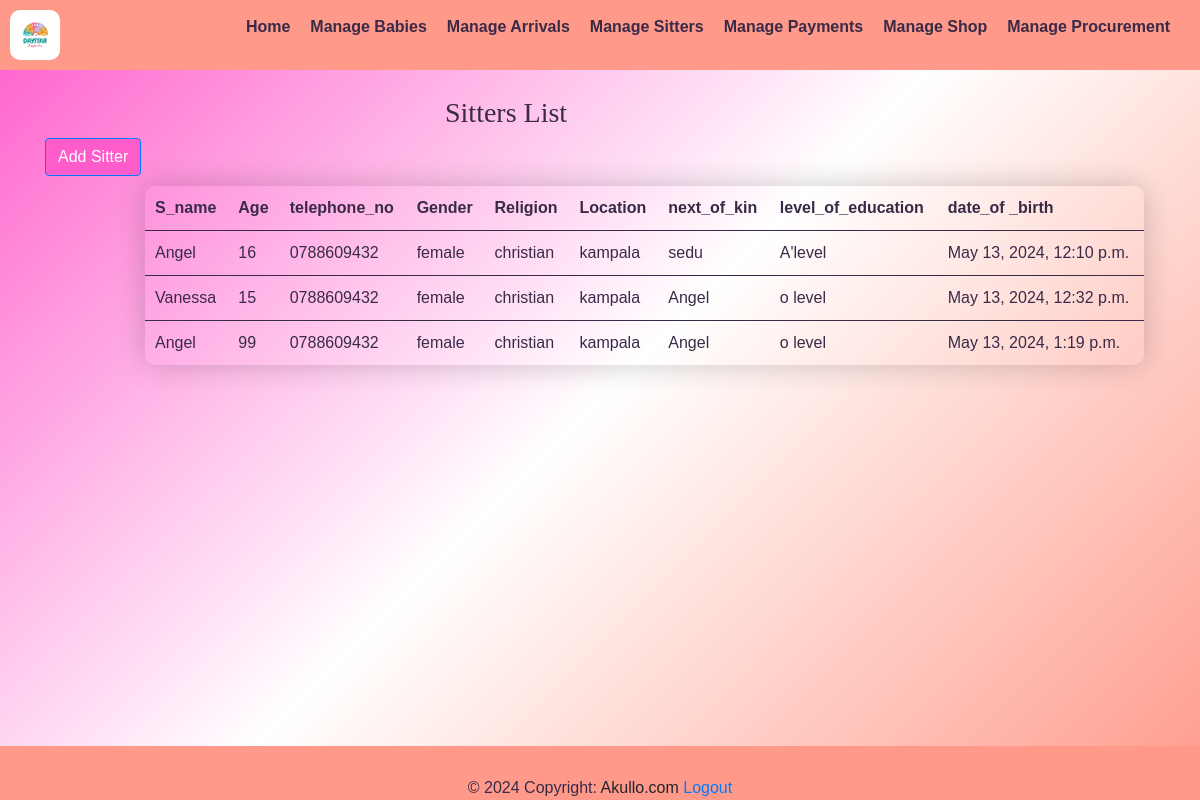
Page /baby_list/sitters_list.html (signed in) on the earlier database version.
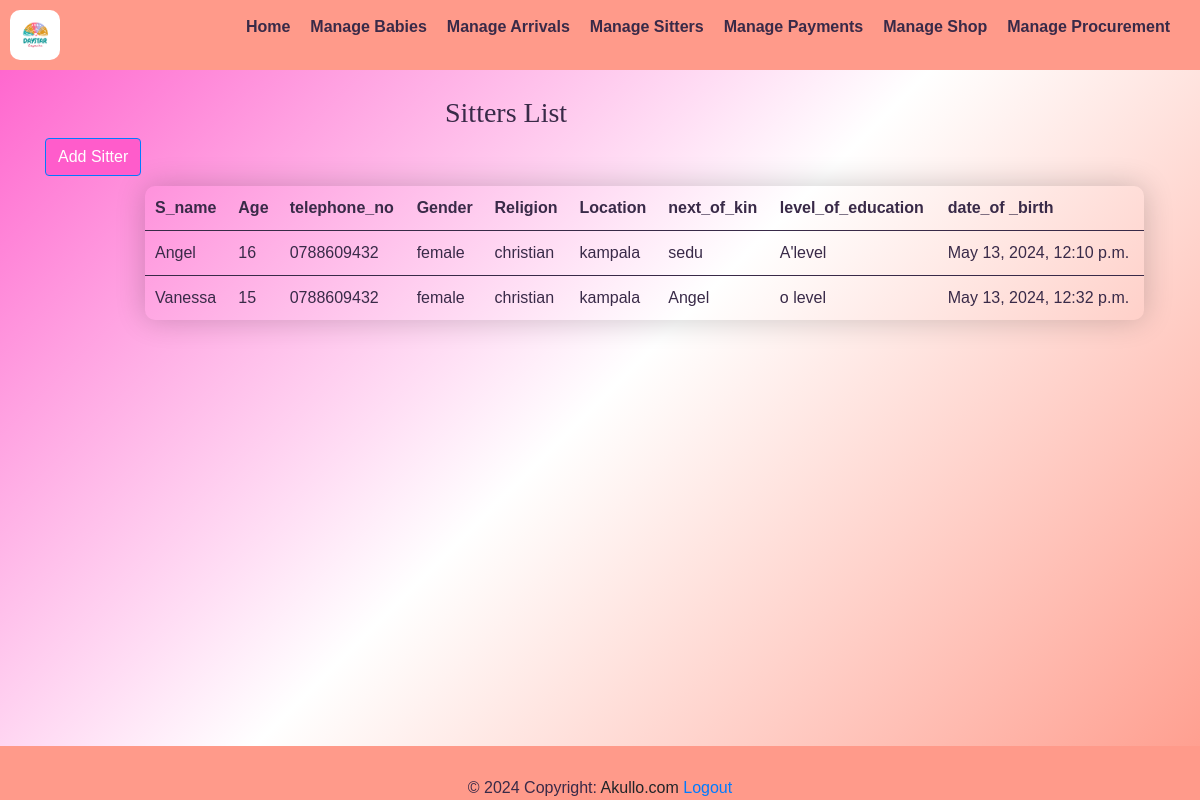
Same page on the later database version.
### yariapp/models.py (models this page shows, shortened)
class Sittersform(models.Model):
    c_stay = models.ForeignKey(CategoryStay,on_delete = models.CASCADE,null=True)
    sitter_name = models.CharField(max_length=200,null=True)
    age = models.IntegerField( default = 0)
    telephone_no = models.CharField(max_length=50,null=True )
    gender = models.CharField( max_length=100, null=True)
    religion = models.CharField( max_length=100, null = True,blank = True )
    location = models.CharField(max_length=50, null =True)
    next_of_kin = models.CharField(max_length=200,null=True)
    level_of_education = models.CharField(max_length=50 ,null=True)
    date_of_birth =models.DateField(auto_now_add=True)

### yariapp/views.py (the view)
# urls.py: path('baby_list/sitters_list.html', views.sitters_list, name='sitters_list'),
@login_required
def sitters_list(request):
   sitters =Sittersform.objects.all()
   return render(request, 'sitters_list.html', {'sitters': sitters})

### yariapp/templates/sitters_list.html (shortened to what this page needs)
{% extends 'base.html' %}
{% load static %}
{% block content %}
<div class="navbar">
    <img src="{% static 'images/logo.png' %}" alt="Logo" style="width: 50px; height: auto;border-radius: 10px;">
  <ul class="nav-links">
      <li><a href="{% url 'home' %}"><strong>Home</strong></a></li>
      <li><a href="{% url 'baby_list' %}"><strong>Manage Babies</strong></a></li>
      <li class="dropdown">
        <a href="#" class="dropbtn"><strong>Manage Arrivals</strong></a>
      <li><a href="{% url 'sitters_list' %}"><strong>Manage Sitters</strong></a></li>
      <li class="dropdown">
            <a href="#"><strong>Manage Payments</strong></a>
      <li><a href="{% url 'shop_list' %}"><strong>Manage Shop</strong></a></li>
      <li><a href="{% url 'pro_list' %}"><strong>Manage Procurement</strong></a></li>
  </ul>
  </div>
    <div class="container">
        <table class="table table-striped">
            <table class="styled-table">
              <h3 style="font-family: 'Times New Roman', Times, serif;padding-left: 400px;">Sitters List</h3>
              <div class="add-sitter-button">
                <a href="{% url 'sitters' %}" class="btn btn-primary" style="background-color: #FF5CCB;">Add Sitter</a>
            </div>
                <thead>
                  <tr> <th scope="col">S_name</th>
                    <th scope="col">Age</th>
                    <th scope="col">telephone_no</th>
                    <th scope="col">Gender</th>
                    <th scope="col">Religion</th>
                    <th scope="col">Location</th>
                    <th scope="col">next_of_kin</th>
                    <th scope="col">level_of_education</th>
                    <th scope="col">date_of _birth</th>
                  </tr>
                </thead>
                <tbody>
                  {% for mom in sitters %}
                    <tr>
                      <td>{{ mom.sitter_name }}</td>
                      <td>{{ mom.age }}</td>
                      <td>{{ mom.telephone_no }}</td>
                      <td>{{ mom.gender }}</td>
                      <td>{{ mom.religion }}</td>
                      <td>{{ mom.location }}</td>
                      <td>{{ mom.next_of_kin}}</td>
                      <td>{{ mom.level_of_education }}</td>
                      <td>{{ mom.date_of_birth }}</td>
                    </tr>
                  {% endfor %}
                </tbody>
              </table>
    {% endblock %}

Differences in the rows shown:
removed Sittersform: sitter_name "Angel", age "99", telephone_no "0788609432", gender "female", religion "christian", location "kampala", next_of_kin "Angel", level_of_education "o level", date_of_birth "May 13, 2024, 1:19 p.m."
